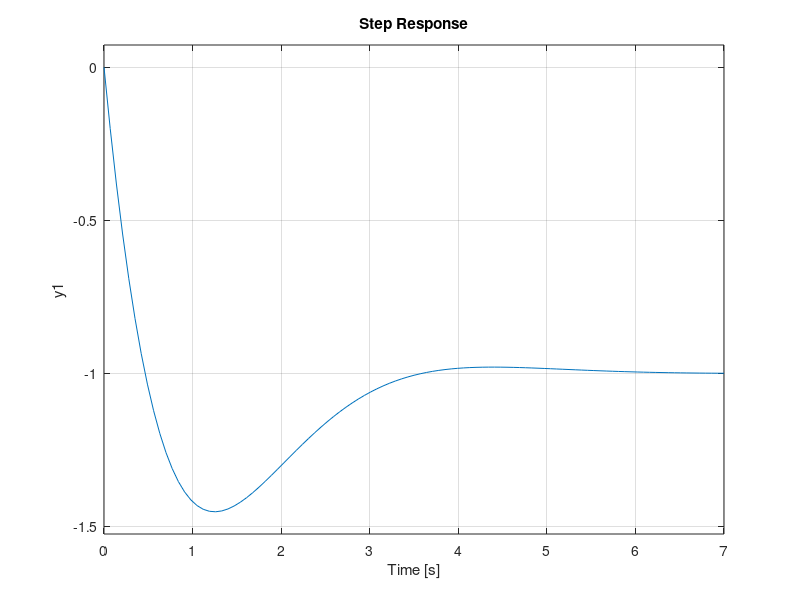

This figure's MATLAB source: (Note: this script raises an error after producing the figure.)
%plots the step response of G(s) of hw 2 question 2
sys = tf([-3 -2], [1 2 2]);%Transfer function
step(sys) %plots the step response
stepinfo(sys) %info about system (tr, ts, Mp)